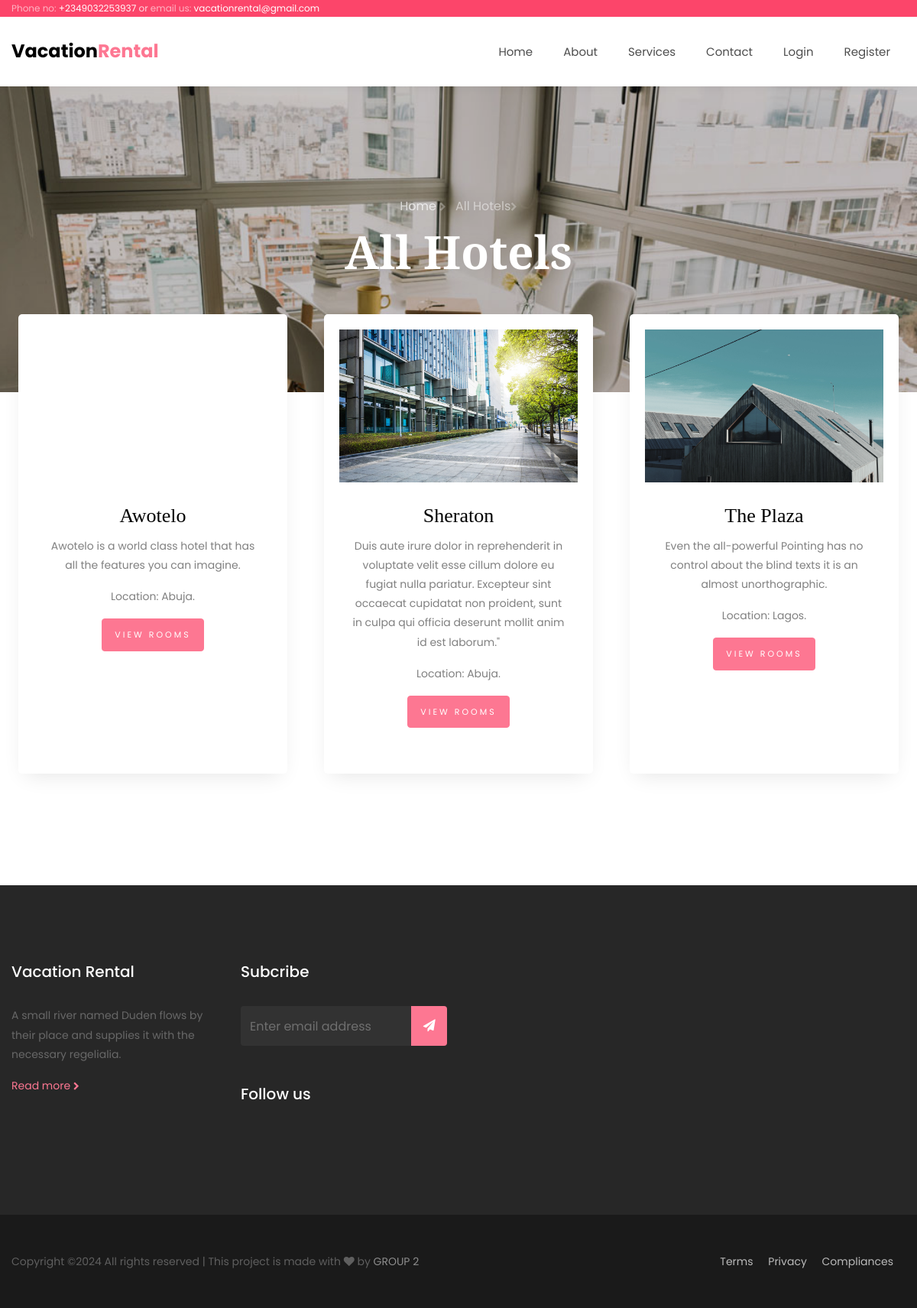
The app's page /allhotels.php with its own data.
### tables this page shows
CREATE TABLE `hotels` (
  `id` int(11) NOT NULL,
  `name` varchar(255) NOT NULL,
  `image` varchar(255) NOT NULL,
  `description` text NOT NULL,
  `location` varchar(255) NOT NULL,
  `status` int(11) NOT NULL DEFAULT 1,
  `created_at` timestamp NOT NULL DEFAULT current_timestamp()
);

### allhotels.php (the view)
<?php require "includes/header.php" ?>
<?php require "config/config.php" ?>
<?php
    $hotels = $conn->query("SELECT * FROM hotels WHERE status = 1 ORDER BY created_at DESC");
    $hotels->execute();
    $allHotels = $hotels->fetchAll(PDO::FETCH_OBJ);
    $hotelsCount = $conn->query("SELECT COUNT(*) AS count_hotels FROM hotels WHERE status = 1");
    $hotelsCount->execute();
    $allHotelsCount = $hotelsCount->fetch(PDO::FETCH_OBJ);
?>
    <section class="hero-wrap hero-wrap-2" style="background-image: url('images/image_2.jpg');" data-stellar-background-ratio="0.5">
      <div class="overlay"></div>
      <div class="container">
        <div class="row no-gutters slider-text align-items-center justify-content-center">
          <div class="col-md-9 ftco-animate text-center">
          	<p class="breadcrumbs mb-2"><span class="mr-2"><a href="index.php">Home <i class="fa fa-chevron-right"></i></a></span> <span><?php if ($allHotelsCount->count_hotels <= 1) { ?> <?php echo 'Hotel';?><?php } else { ?><?php echo 'All Hotels';?><?php }?><i class="fa fa-chevron-right"></i></span></p>
            <h1 class="mb-0 bread"><?php if ($allHotelsCount->count_hotels <= 1) { ?> <?php echo 'Hotel';?><?php } else { ?><?php echo 'All Hotels';?><?php }?></h1>
          </div>
        </div>
      </div>
    </section>
            <section class="ftco-section ftco-services">
                <div class="container">
                    <div class="row">
                        <?php foreach($allHotels as $hotel) : ?>
                        <div class="col-md-4 d-flex services align-self-stretch px-4 ftco-animate mb-5">
                            <div class="d-block services-wrap text-center">
                                <div class="img" style="background-image: url(<?php echo HOTELSIMAGES; ?>/<?php echo $hotel->image; ?>);"></div>
                                <div class="media-body py-4 px-3">
                                    <h3 class="heading"><?php echo $hotel->name; ?></h3>
                                    <p><?php echo $hotel->description; ?></p>
                                    <p>Location: <?php echo $hotel->location; ?>.</p>
                                    <p><a href="rooms.php?id=<?php echo $hotel->id; ?>" class="btn btn-primary">View rooms</a></p>
                                </div>
                            </div>
                        </div>
                        <?php endforeach; ?>
                    </div>
                </div>
            </section>
<?php require "includes/footer.php" ?>

### records on screen
hotels: name "Awotelo", description "Awotelo is a world class hotel that has all the features you can imagine.", location "Abuja"
hotels: image (picture), name "Sheraton", description "Duis aute irure dolor in reprehenderit in voluptate velit esse cillum dolore eu fugiat nulla pariatur. Excepteur sint occaecat cupidatat non proident, sunt in culpa qui officia deserunt mollit anim id est laborum.\"", location "Abuja"
hotels: image (picture), name "The Plaza", description "Even the all-powerful Pointing has no control about the blind texts it is an almost unorthographic.", location "Lagos"
